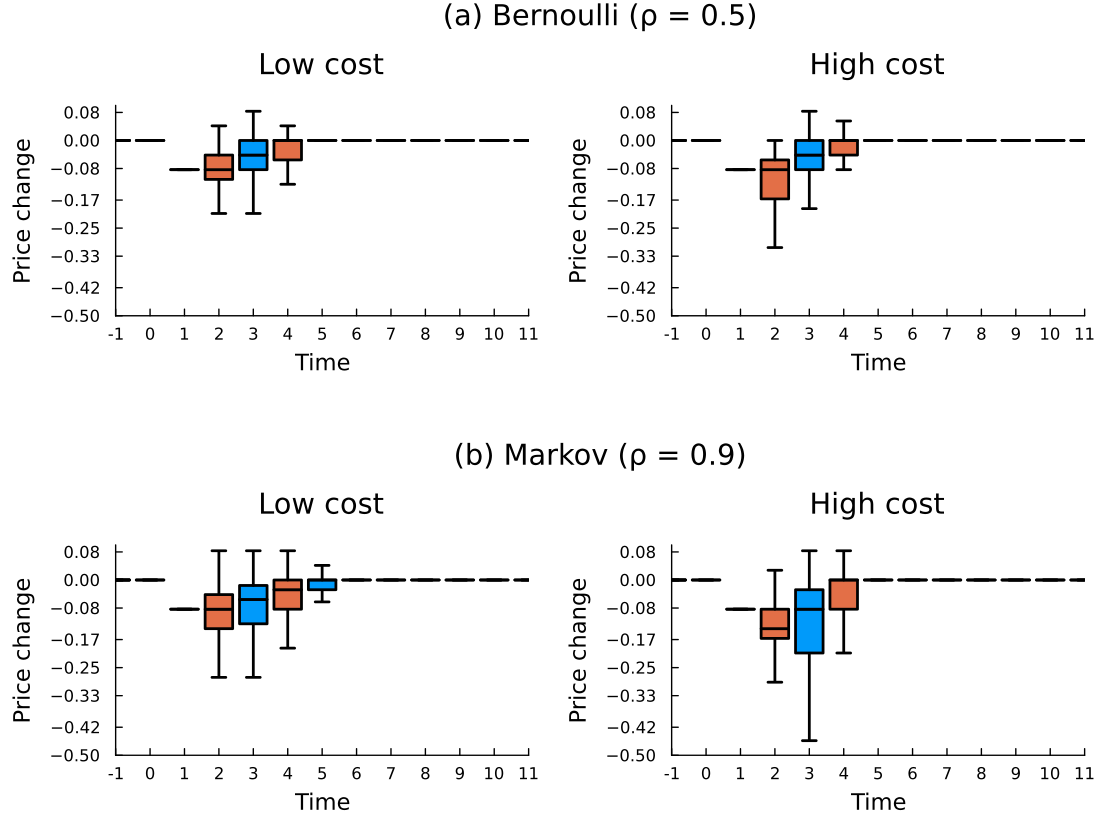

Write Julia code to recreate this figure.
#########################################
## FIGURE C.1: Price deviation boxplot ##
#########################################

# set working directory
root_dir = ".../code_IJIO/";
code_dir = joinpath(root_dir, "code");
figure_table_appendix_dir = joinpath(root_dir, "figures_tables_appendix");
data_dir = joinpath(root_dir, "data_simulation");

cd(figure_table_appendix_dir);

# load packages
using Pkg
required_packages = ["Plots", "StatsPlots", "Statistics", "DelimitedFiles","JLD2","Revise","Measures","Random","NaNStatistics"]
for pkg in required_packages
    try
        @eval using $(Symbol(pkg))
    catch
        println("Installing missing package: $pkg")
        Pkg.add(pkg)
        @eval using $(Symbol(pkg))
    end
end


# load data 
include(joinpath(code_dir, "init_stochastic.jl"));
@load joinpath(data_dir, "outcomes_stochastic.jld2") game Q_matrix profits actions cost t_final bf;


Revise.revise()
include("price_deviation_analysis.jl")
T=20;
table, price_serie_mean, p_serie_mean, p_diff = price_deviation_analysis(game, bf, T, "price_deviation")


Y = Array{Any}(undef, game.dim_C, game.dim_rho);
tt=["Low cost" "High cost";"Low cost" "High cost"];
default_blue = palette(:auto)[1];
default_red = palette(:auto)[2];

for c=1:game.dim_C
    for r=1:game.dim_rho
        Y[c,r]=boxplot(collect(1:2:T-7)',p_diff[1,1:2:T-7,:,c,r]',fillcolor=default_blue,markeralpha=0,legend=false,ylim=(-0.5,0.1),linewidth=2,title=tt[r,c],xticks = (1:15, -2:12),xlim=(1,13),linecolor=:black,xlabel="Time", ylabel="Price change")
        boxplot!(collect(2:2:T)',p_diff[2,2:2:T,:,c,r]',fillcolor=default_red,markeralpha=0,legend=false,grid=false,yticks=(round.(collect(-6/game.k : 1/game.k : 3/game.k), digits=2)),linewidth=2,xticks = (1:13, -1:11),xlim=(1,13),linecolor=:black,xlabel="Time", ylabel="Price change")
    end
end

title1 = plot(title = "(a) Bernoulli (ρ = $(game.rho[1]))", grid = false, showaxis = false, bottom_margin = -40Plots.px)
title2 = plot(title = "(b) Markov (ρ = $(game.rho[2]))", grid = false, showaxis = false, bottom_margin = -40Plots.px)
title3 = plot(title = "", grid = false, showaxis = false, bottom_margin = -50Plots.px)
combined_plot=plot(title1, Y[1,1], Y[2,1], title3, title2, Y[1,2], Y[2,2], layout = @layout([A{0.02h}; [B C]; D{0.1h}; E{0.02h}; [F G]]), grid = false,margin=3mm)
plot!(combined_plot, size=(800, 600), xlim=(1, 13))
savefig("figure_C1.pdf")
